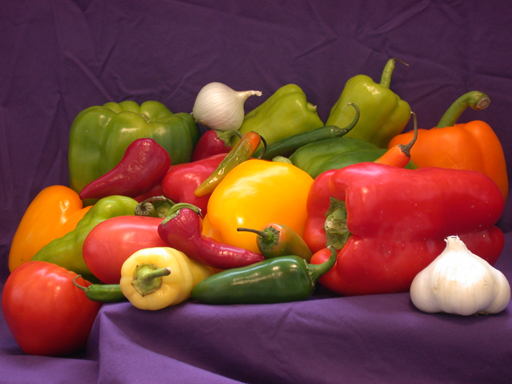
#> input picture images/peppers.png, 512 x 384 px
$ jupyter execute main.ipynb
#> lines starting #> are read from the running program, lines starting #| are printed output that depends on the picture; after the words box and inside, x2 and y2 are one past the last pixel; in counts of white or black regions, pixels touching at a corner belong together
[cell 1]
import cv2 #open cv import ettim
import numpy as np #numpy import ettim
import matplotlib.pyplot as plt #matplotlib import ettim

[cell 2]
print(cv2.__version__) # open cv nin versiyonunu yazdırdım (4.11.0 çıktı)
I = cv2.imread('../images/peppers.png',1) #resmi okuttum   default : 1 oluyor istersek yazabiliriz
#> I is the input picture: shape (384, 512, 3); mean B, G, R 57.6, 66.4, 120.8
print(I.shape) #resmin boyutlarını yazdırdım
#| (384, 512, 3)
print(type(I)) #resmin tipini yazdırdım
#| <class 'numpy.ndarray'>
print(I.ndim) #resmin boyut sayısını yazdırdım   matrsinin boyutu   satır sütun ,  3 bgr demek 0 1 2 olur yatayda uzun
#| 3
print(I.dtype) #resmin veri tipini yazdırdım
#| uint8

[cell 3]
print(I[10,10]) # matristeki 10,10 olan pikselin bgr değerlerini yazdırdım
#| [65 33 68]
I2=I #ı yı ı2 ye atadım bunlar heapte tutuluyor aynı yerdeler birinde yapılan değişiklik diğerini de etkiler
# I2=I.copy() #doğru olan bu bunlar heapte tutuluyor aynı yerdeler
I2[10,10]=[0,0,0] # I2 de 10,10 olan pikselin bgr değerlerini 0,0,0 yaptım
#> I2: shape (384, 512, 3); under 0.01% of pixels changed, all inside (x1, y1, x2, y2) = (10, 10, 11, 11)
print(I[10,10])
#| [0 0 0]
print(I2[10,10])
#| [0 0 0]

[cell 4]
cv2.imshow('peppers1',I) #resmi gösterdim
cv2.waitKey(0) #bekleme süresi
cv2.destroyAllWindows() #pencereleri kapatma

[cell 5]
I3=np.random.random((300,500,3)) #300x500x3 lük bir matris oluşturdum
print(I3.shape) #boyutlarını yazdırdım
I3=np.uint8(np.round(I3*255)) # veri tipini değiştirdim
print(I3.dtype) #veri tipini yazdırdım

cv2.imshow('random1',I3) #resmi gösterdim
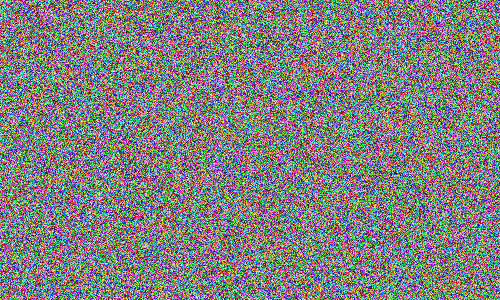
#> window 'random1': shape (300, 500, 3); mean B, G, R 127.3, 127.5, 127.5
cv2.waitKey(0) #bekleme süresi
cv2.destroyAllWindows() #pencereleri kapatma

[cell 6]
##############################################
I8=cv2.cvtColor(I3,cv2.COLOR_BGR2GRAY)
cv2.imshow('random1',I8) #resmi gösterdim
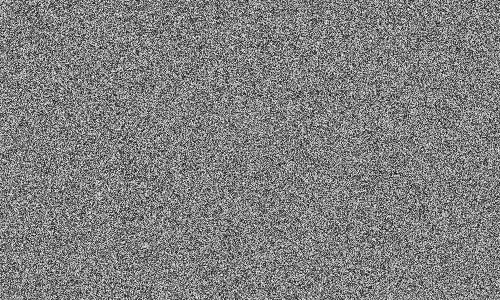
#> window 'random1': shape (300, 500); min 2, max 252, mean 127.4
cv2.waitKey(0) #bekleme süresi
cv2.destroyAllWindows() #pencereleri kapatma

[cell 7]
plt.imshow(I)
plt.waitforbuttonpress()
plt.close()

[cell 8]
I4=np.zeros((I.shape[0],I.shape[1],3),dtype=np.uint8)  #sıfırlardan oluşan bir matris oluşturdum
print(I4.shape) #boyutlarını yazdırdım
#| (384, 512, 3)
print(I4.dtype) #veri tipini yazdırdım
#| uint8
print(I4[10,10]) #10,10 olan pikselin bgr değerlerini yazdırdım
#| [0 0 0]
print(I4) #matrisi yazdırdım
#> (printed output is left out)

I_b =I4[:,:,0]
print(I_b.shape)
#| (384, 512)
I_g =I4[:,:,1]
I_r =I4[:,:,2]

I4[:,:,0] = I_r
#> I4: shape (384, 512, 3); every value is 0
I4[:,:,1] = I_g
I4[:,:,2] = I_b


plt.figure()
plt.imshow(I4)
plt.waitforbuttonpress(0)
plt.close()

[cell 9]
I5_b,I5_g,I5_r=cv2.split(I) #resmi bgr olarak ayırdım
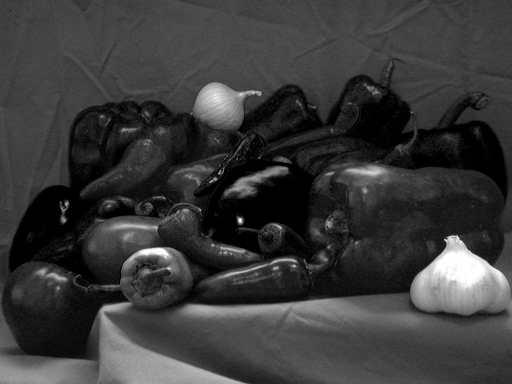
#> I5_b: shape (384, 512); min 0, max 255, mean 57.6
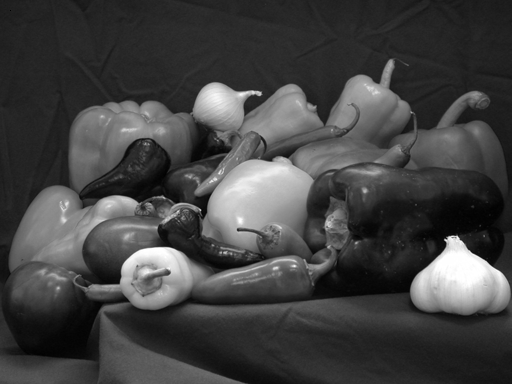
#> I5_g: shape (384, 512); min 0, max 255, mean 66.4
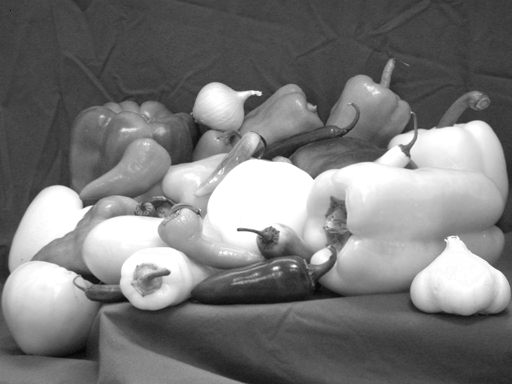
#> I5_r: shape (384, 512); min 0, max 255, mean 120.8
I6=cv2.merge([I5_r,I5_g,I5_b]) #resmi rgb olarak birleştirdim
print(I6.shape) #boyutlarını yazdırdım
#| (384, 512, 3)

cv2.imshow("example",I6)
cv2.waitKey(0)
cv2.destroyAllWindows()

# plt.imshow(I6)
# plt.waitforbuttonpress(0)
# plt.close()

[cell 10]
I7=I[:,:,::-1] #resmi ters çevirdim
plt.imshow(I7) #resmi gösterdim
plt.waitforbuttonpress(0) #bekleme süresi
plt.close() #pencereleri kapatma

[cell 11]
print(I.shape)
#| (384, 512, 3)
I8=cv2.cvtColor(I,cv2.COLOR_BGR2GRAY) # COLOR_BGR2HSV
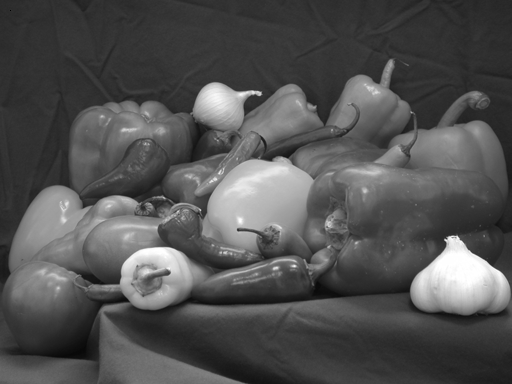
#> I8: shape (384, 512); min 0, max 255, mean 81.7
print(I8.shape)
#| (384, 512)

cv2.imshow("example",I8)
cv2.waitKey(0)
cv2.destroyAllWindows()

[cell 12]
# [10 lines of commented-out code are left out]

[cell 13]
I2=I.copy() #ı yı ı2 ye kopayaladım artık ı2 değişiklik yapabilirim bu ı yı etkilemez
cv2.line(I2,(100,100),(200,200),(255,0,0),thickness=3) # 3 kalınlığında mavi bir çizgi çizdim
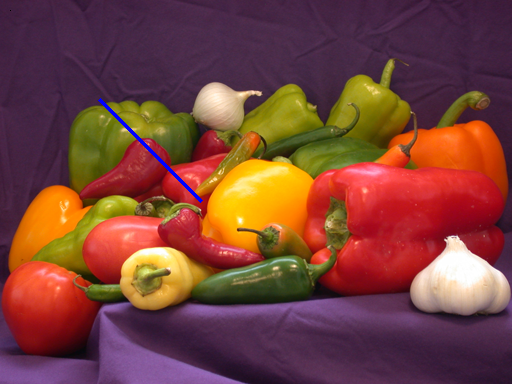
#> I2: shape (384, 512, 3); mean B, G, R 58.2, 66.2, 120.4
cv2.imshow('example',I2)
cv2.waitKey(0)
cv2.destroyAllWindows()

Morfoloji

[cell 14]
i = cv2.imread('./images/fig1.jpg') #resmi okuttum   default : 1 oluyor istersek yazabiliriz
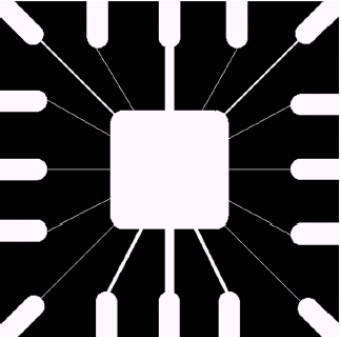
#> input picture images/fig1.jpg, 341 x 337 px, found by its file name
#> i is the input picture: shape (337, 341, 3); mean B, G, R 73.9, 72, 73.9
print(i.shape) #resmin boyutlarını yazdırdım
#| (337, 341, 3)
cv2.imshow('fig1',i) #resmi gösterdim
cv2.waitKey(0) #bekleme süresi
cv2.destroyAllWindows() #pencereleri kapatma

[cell 15]
se=cv2.getStructuringElement(cv2.MORPH_ELLIPSE,(40,40)) #40x40 lük bir elips şeklnde matris oluşturdum
# print(se.shape)
# print(se.dtype)
# print(se)
i1=cv2.erode(i,se,iterations=1) #resmi erode ettim 1 iterasyon yaptım
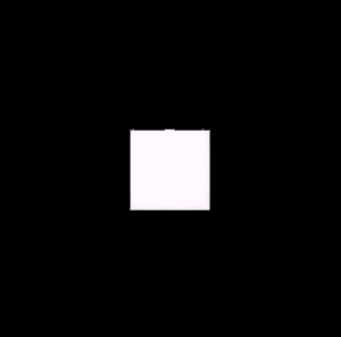
#> i1: shape (337, 341, 3); mean B, G, R 14.1, 13.7, 14.1

# cv2.imshow('fig1',i1) #resmi gösterdim
# cv2.waitKey(0) #bekleme süresi
# cv2.destroyAllWindows() #pencereleri kapatma
# print(np.max(i1)) #en büyük değeri yazdırdım
